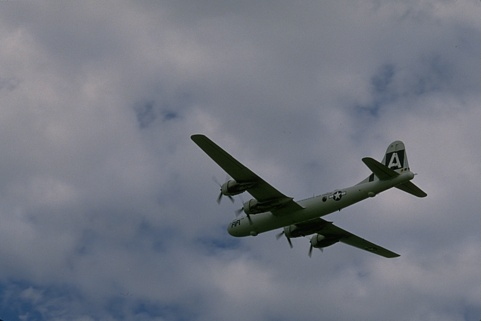
#> input picture raw/image.jpg, 481 x 321 px
$ jupyter execute watershed-transform.ipynb
#> lines starting #> are read from the running program, lines starting #| are printed output that depends on the picture
[cell 1]
import cv2
import numpy as np
import matplotlib.pyplot as plt
from mpl_toolkits.mplot3d import Axes3D
from matplotlib.gridspec import GridSpec

[cell 2]
def get_label(J, N, M, i, j):
    moves = np.array([[1, 0], [-1, 0], [0, 1], [0, -1], [1, 1], [1, -1], [-1, 1], [-1, -1]])
    lab = -1

    for m in range(8):
        x, y = i + moves[m, 0], j + moves[m, 1]

        if x == N or y == M: # If x or y goes beyond the maximum size of the image
            continue
        if 1 <= x <= N and 1 <= y <= M and J[x, y] > 0:
            if lab == -1:
                lab = J[x, y]
            else:
                lab = min(J[x, y], lab)

    return lab

[cell 3]
#  Reading input
Im = cv2.imread('../raw/image.jpg')
#> Im is the input picture: shape (321, 481, 3); mean B, G, R 129.2, 118.4, 113.8
N, M, T = Im.shape
#> N = 321; M = 481; T = 3

# Initialization
Im1 = cv2.cvtColor(Im, cv2.COLOR_BGR2GRAY).astype(np.float64)
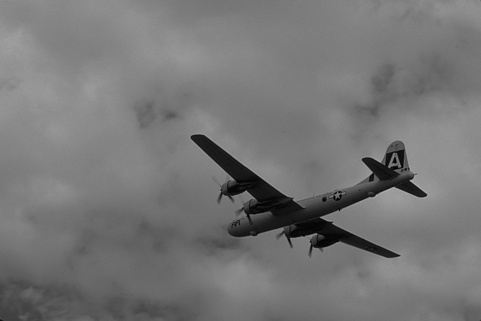
#> Im1: shape (321, 481) float64; min 1, max 177, mean 118.3

# create two 2 columns 1 row axis
fig, ax = plt.subplots(1, 2, figsize=(10, 10))

ax[0].set_title('Original')
ax[0].imshow(Im)
ax[1].set_title('Grayscale')
ax[1].imshow(Im1, cmap='gray')
plt.show()
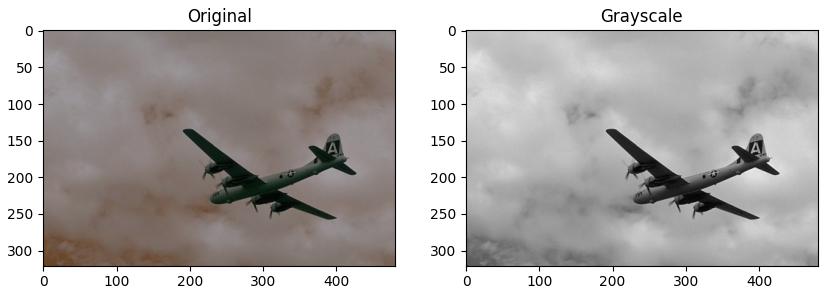
#> figure drawn by matplotlib, 2 panels; B, G, R data is drawn as R, G, B

minI = np.min(Im1)
#> minI = 1
maxI = np.max(Im1)
#> maxI = 177
J = np.zeros((N, M), dtype=np.int32)

curr_label = 1

### Watershed Algorithm Implementation

[cell 4]
for i in range(int(minI), int(maxI) + 1):
    idx, idy = np.where(Im1 == i) # Returns the indices x and y of the elements
    pts = len(idx)

    if pts == 0:
        continue

    for j in range(pts):
        lab = get_label(J, N, M, idx[j], idy[j])

        if lab == -1:
            J[idx[j], idy[j]] = curr_label
            curr_label += 1
        else:
            J[idx[j], idy[j]] = lab
#> this loop made 177 passes
#> pts on passes 2 to 4: 22, 13, 45
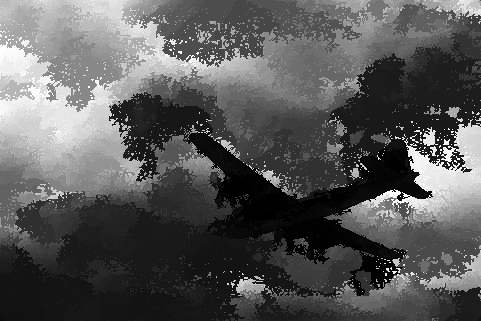
#> J: shape (321, 481) int32; min 1, max 7788, mean 2706.2; drawn with min black and max white

[cell 5]
# Plot the 3D surface
gs = GridSpec(1, 2, width_ratios=[2, 1])
fig3 = plt.figure()

X, Y = np.meshgrid(np.arange(J.shape[1]), np.arange(J.shape[0]))

ax_3d = fig3.add_subplot(gs[0], projection='3d')
cmap = plt.get_cmap('viridis')
ax_3d.plot_surface(X, Y, J, cmap=cmap, facecolors=cmap(J / J.max()), alpha = 0.7)
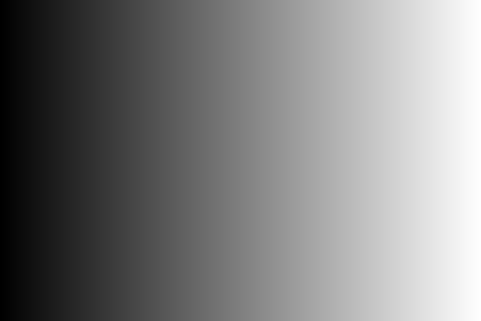
#> X: shape (321, 481) int64; min 0, max 480, mean 240; drawn with min black and max white
ax_3d.view_init(elev=60, azim=45)
ax_3d.set_title('3D visualization of the watershed transform')

ax_2d = fig3.add_subplot(gs[1])
ax_2d.imshow(Im1, cmap='gray')
ax_2d.set_title('Grey-scale image')
ax_2d.axis('off')

plt.tight_layout()
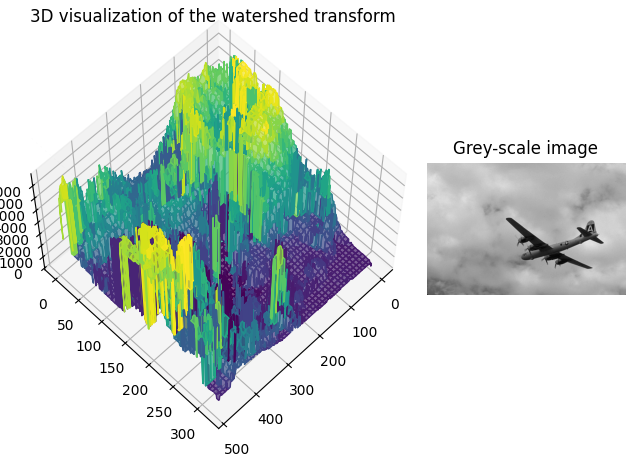
#> figure drawn by matplotlib, 2 panels

[cell 6]
def find_concentration_range_2d(input_array, concentration):
    flattened_array = input_array.flatten()
    sorted_array = np.sort(flattened_array)
    cumulative_sum = np.cumsum(sorted_array, dtype=np.int64)
    total_sum = cumulative_sum[-1]
    threshold = concentration * total_sum
    concentration_index = np.argmax(cumulative_sum >= threshold)
    concentration_range = sorted_array[:concentration_index + 1]
    return concentration_range[0], concentration_range[-1]

### Obtaining Segmented Image

[cell 7]
plt.figure()
plt.hist(J)
plt.xlabel('Label')
plt.ylabel('Frequency')
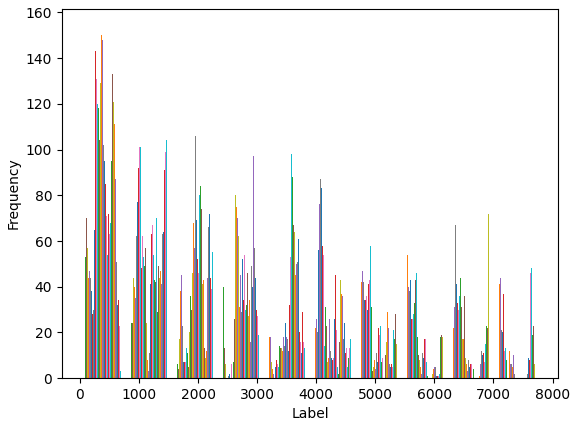
#> figure drawn by matplotlib, 1 panel; tallest bar 66 high, from x = 7087.2 to 7088.5; tallest bar 68 high, from x = 5531.1 to 5532.4; tallest bar 67 high, from x = 5532.4 to 5533.7

[cell 8]
Final_im = np.zeros_like(Im)

_, max_concentration = find_concentration_range_2d(J, 0.01) #1 percent of the concentration

for i in range(N):
    for j in range(M):
        if J[i, j] < max_concentration:
            Final_im[i, j, 1] = 255
        else:
            Final_im[i, j, 2] = 0
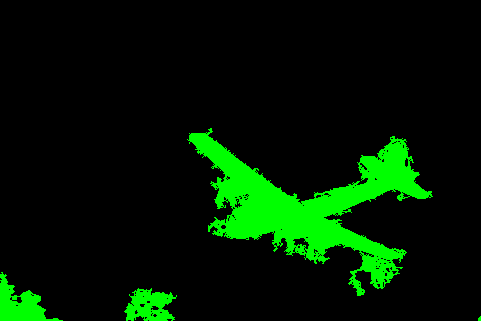
#> Final_im: shape (321, 481, 3); mean of channels 0, 1, 2 0, 25.7, 0; drawn as B, G, R

### Display Results

[cell 9]
fig, ax = plt.subplots(1, 3, figsize=(10, 10))
ax[0].imshow(Im)
ax[0].set_title('Original')
ax[1].set_title('Watershed Algorithm')
ax[1].imshow(J)
fig.colorbar(ax[1].imshow(J), ax=ax[1],orientation='horizontal')
ax[2].set_title('Reduced to 2 labels')
ax[2].imshow(Final_im)
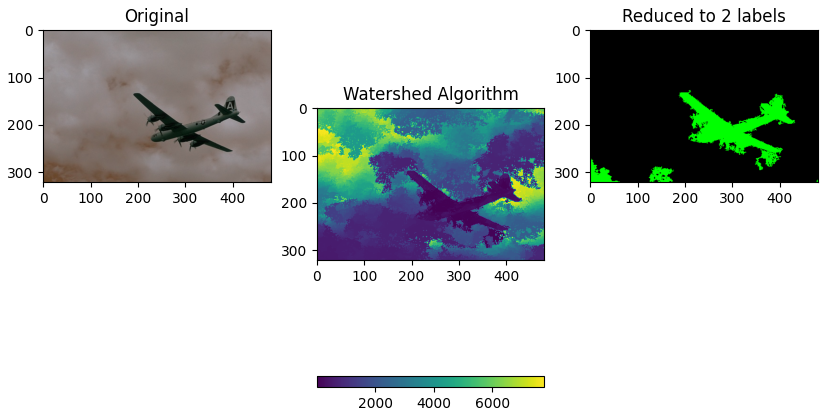
#> figure drawn by matplotlib, 4 panels; B, G, R data is drawn as R, G, B

[cell 10]
# Save file
cv2.imwrite('../final/watershed_transformed.jpg', Final_im)
#> Out = True
